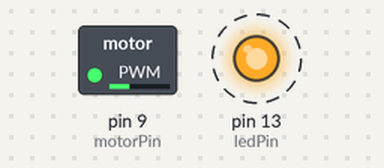
Recording of a sketch running on a simulated Arduino Uno, built with avr-gcc and run on an emulated ATmega328P. Shown: switched loads named in the sketch (green lamp = pin HIGH), output pins drawn as LEDs (lit = HIGH). Dashed ring = blinking.

Above: at 0.05 s.
At 1.5 s:
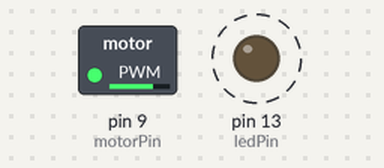
At 2.95 s:
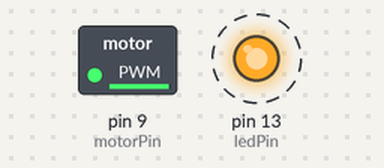
Timing chart, 0 to 5.2 s (numbered marks = the images above):
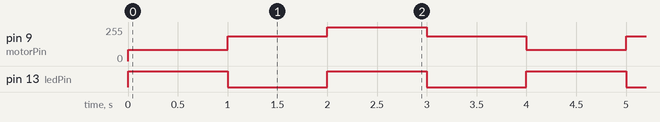

Measured:
- by itself, pin 9 (motorPin): repeats every 4.0 s: 184/255 1.0 s, 252/255 1.0 s, 184/255 1.0 s, 84/255 1.0 s
- by itself, pin 13 (ledPin): alternates HIGH for 1.0 s and LOW for 1.0 s

The sketch:

sketch_vextest01.ino
```cpp
/*
 * Title: +++
 * +++++
 */

// CONSTANTS
const int motorPin = 9;
const int ledPin = 13;

// VARIABLES
bool ledIsHigh = false;


// FUNCTIONS
void flipLED();


void setup()
{
  // put your setup code here, to run once:
  pinMode(motorPin, OUTPUT);
  pinMode(ledPin, OUTPUT);
}

void loop()
{
  // put your main code here, to run repeatedly:

  analogWrite(motorPin, 84); // start (max speed)
  flipLED();
  delay(1000);

  analogWrite(motorPin, 184); // middle (stops)
  flipLED();
  delay(1000);

  analogWrite(motorPin, 252); // end (max speed))
  flipLED();
  delay(1000);

  analogWrite(motorPin, 184); // middle (stops)
  flipLED();
  delay(1000);


}

void flipLED()
{
  ledIsHigh = !ledIsHigh;

  if (ledIsHigh)
    digitalWrite(ledPin, HIGH);
  else
    digitalWrite(ledPin, LOW);
}
```
